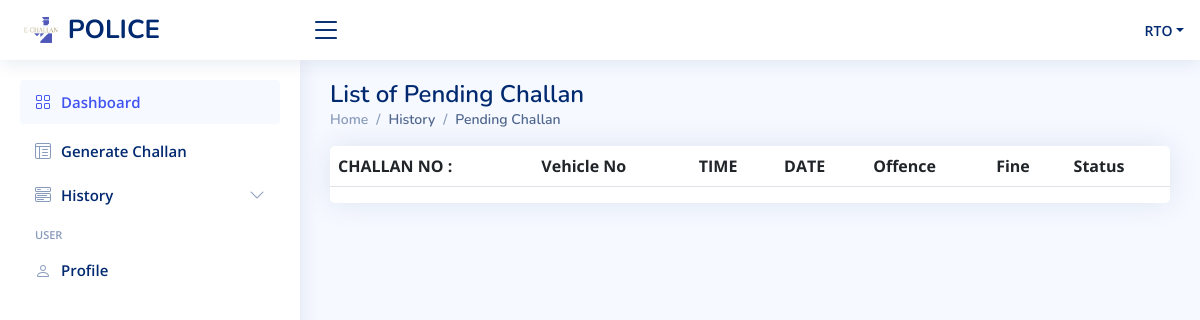
Before: /police/policedashboard/history/pending/ (signed in) with the older database file.
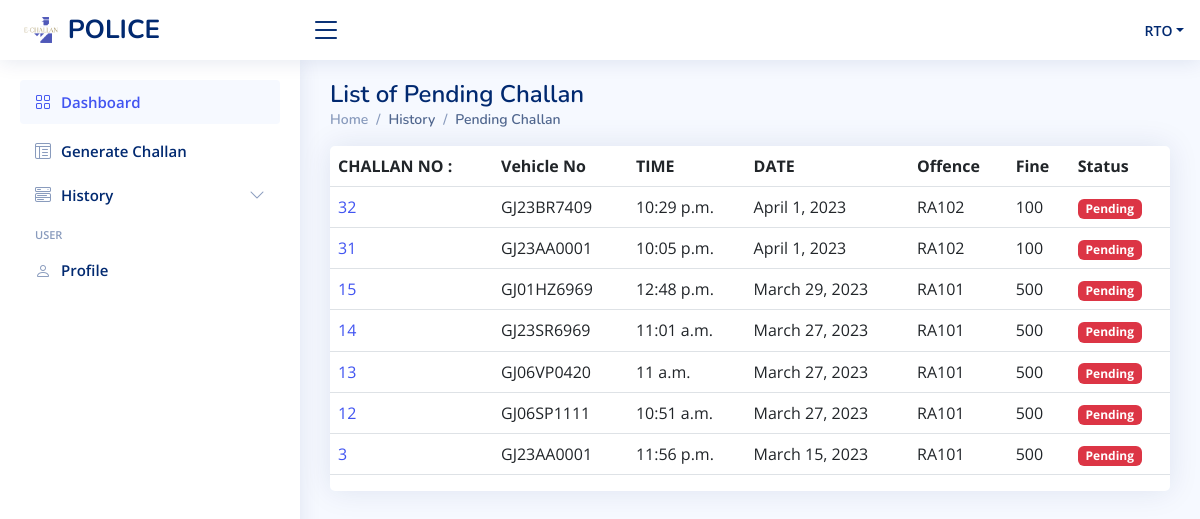
After: the same page with the newer database file.
### rto/models.py (models this page shows, shortened)
class Challan(models.Model):
    challan_no=models.AutoField(primary_key = True)
    cpolice=models.CharField(max_length=50,default=None)
    suspect_name=models.CharField(max_length=50,default=None)
    owner_name=models.CharField(max_length=50,default=None)
    offence_date=models.DateField(default=None)
    offence_time=models.TimeField(default=None)
    vehicle_no=models.CharField(max_length=50,default=None)
    offender_mobile_no=models.IntegerField(default=None,null=True)
    offender_email_id=models.CharField(max_length=50,default=None,null=True)
    fine=models.IntegerField(default=None)
    rule_code=models.CharField(max_length=50,default=None)
    evidence=models.ImageField( height_field=None, width_field=None,max_length=100, blank=True)
    status=models.CharField(max_length=15,default='Pending')

### police/views.py (the view)
# urls.py: path('policedashboard/history/pending/', views.allcpending,name="pendinglist"),
def allcpending(request):
    if authcheck(request):
        allchs = list(Challan.objects.filter(status='Pending').values().reverse())
        c = request.session.get('username')
        v = request.session.get('username')
        context1 = {
            'user': user(request),
            'c': allchs
            }
        return render(request, 'pending.html',context1)
    else:
        return log_police(request)

### police/views.py (called while the page is built)
def authcheck(request):
    if request.session.get('login') == False or request.session.get('username') == None:
            return False
    else :
        return True

def user(request):
    user_info={
        'username':request.session.get('username')
    }
    return user_info

### police/templates/pending.html (shortened to what this page needs)
{% extends 'base1.html' %}
{% block body1 %}
<main id="main" class="main">
  <div class="pagetitle">
    <h1>List of Pending Challan</h1>
    <nav>
      <ol class="breadcrumb">
        <li class="breadcrumb-item"><a href="../">Home</a></li>
        <li class="breadcrumb-item active">History</li>
        <li class="breadcrumb-item active">Pending Challan</li>
      </ol>
    </nav>
  </div>
  <section class="section">
    <div class="row">
      <div class="col-lg-12">
        <div class="col-12">
          <div class="card  overflow-auto fs-6">
            <table class="table table-border datatable ">
              <thead>
                <tr>
                  <th scope="col">CHALLAN NO :</th>
                  <th scope="col">Vehicle No </th>
                  <th scope="col">TIME</th>
                  <th scope="col">DATE</th>
                  <th scope="col">Offence </th>
                  <th scope="col">Fine </th>
                  <th scope="col">Status </th>
                </tr>
              </thead>
              <tbody>
                {% for i in c reversed %}
                <tr>
                  {% if i.status == "Pending" %}
                    <td><a href="pchallan/{{i.challan_no}}">{{i.challan_no}}</a></td>
                    <td>{{i.vehicle_no}}</td>
                    <td>{{i.offence_time}}</td>
                    <td>{{i.offence_date}}</td>
                    <td>{{i.rule_code}}</td>
                    <td>{{i.fine}}</td>
                    <td><span class="badge bg-danger">Pending</span></td>
                  {% endif %}
                </tr>
                {% endfor %}
              </tbody>
            </table>
          </div>
        </div>
    </div>
    </div>
  </section>
</main>
{% endblock body1 %}

Changed rows visible on the page:
added Challan: challan_no "32", vehicle_no "GJ23BR7409", offence_time "10:29 p.m.", offence_date "April 1, 2023", rule_code "RA102", fine "100"
added Challan: challan_no "31", vehicle_no "GJ23AA0001", offence_time "10:05 p.m.", offence_date "April 1, 2023", rule_code "RA102", fine "100"
added Challan: challan_no "15", vehicle_no "GJ01HZ6969", offence_time "12:48 p.m.", offence_date "March 29, 2023", rule_code "RA101", fine "500"
added Challan: challan_no "14", vehicle_no "GJ23SR6969", offence_time "11:01 a.m.", offence_date "March 27, 2023", rule_code "RA101", fine "500"
added Challan: challan_no "13", vehicle_no "GJ06VP0420", offence_time "11 a.m.", offence_date "March 27, 2023", rule_code "RA101", fine "500"
added Challan: challan_no "12", vehicle_no "GJ06SP1111", offence_time "10:51 a.m.", offence_date "March 27, 2023", rule_code "RA101", fine "500"
added Challan: challan_no "3", vehicle_no "GJ23AA0001", offence_time "11:56 p.m.", offence_date "March 15, 2023", rule_code "RA101", fine "500"
